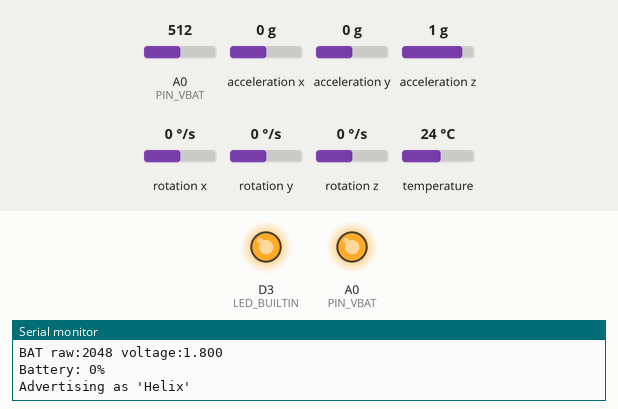
Simulated run of this sketch. Board: nRF52 board. Parts: output pins drawn as LEDs (lit = HIGH), the last lines printed to the serial monitor. The test bench sets the inputs (shaded band); at power-on: A0 (PIN_VBAT) = 512, acceleration x 0 g, acceleration y 0 g, acceleration z 1 g, rotation x 0 °/s, rotation y 0 °/s, rotation z 0 °/s, temperature 24 °C (analog values on the 0–1023 scale). A phone connects over Bluetooth LE 3 s after start.

Above: at 2.3 s.
At 3.1 s:
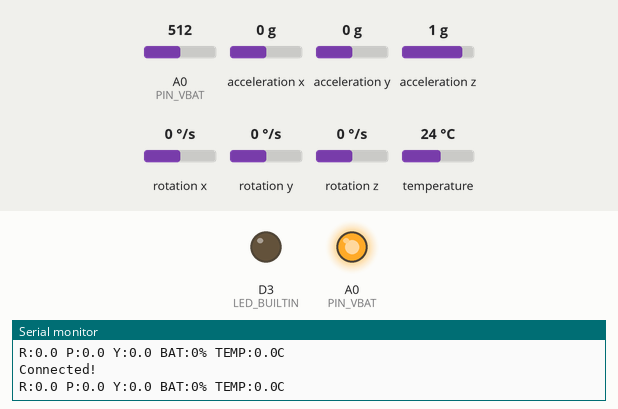
Timing chart, 0 to 4.6 s (numbered marks = the images above):
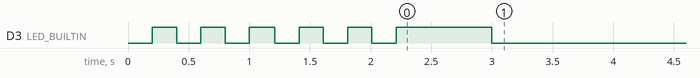

The sketch:

helix-imu.ino
```cpp
/*
 * Helix Firmware — helix-imu
 * XIAO nRF52840 Sense - BLE IMU Streamer
 *
 * Uses Bluefruit BLE stack (built into Seeed nRF52 Boards package)
 *
 * Required libraries (Library Manager):
 * - Seeed Arduino LSM6DS3 (by Seeed Studio)
 *
 * Board: Seeed nRF52 Boards → Seeed XIAO BLE Sense - nRF52840
 * (NOT the mbed-enabled variant)
 */

#include <bluefruit.h>
#include "LSM6DS3.h"
#include "Wire.h"

// BLE UUIDs
#define SERVICE_UUID      "917649A0-D98E-11E5-9EEC-0002A5D5C51B"
#define ORIENTATION_UUID  "917649A1-D98E-11E5-9EEC-0002A5D5C51B"
#define BATTERY_UUID      "917649A2-D98E-11E5-9EEC-0002A5D5C51B"
#define TEMPERATURE_UUID  "917649A3-D98E-11E5-9EEC-0002A5D5C51B"

// Battery pins (XIAO nRF52840 - non-mbed package)
// PIN_VBAT and VBAT_ENABLE are defined in the Seeed board variant
#ifndef PIN_VBAT
  #define PIN_VBAT A0   // fallback
#endif
#ifndef VBAT_ENABLE_PIN
  #define VBAT_ENABLE_PIN 14
#endif

// IMU
LSM6DS3 myIMU(I2C_MODE, 0x6A);

// BLE
BLEService        helixService    = BLEService(SERVICE_UUID);
BLECharacteristic orientationChar = BLECharacteristic(ORIENTATION_UUID);
BLECharacteristic batteryChar     = BLECharacteristic(BATTERY_UUID);
BLECharacteristic temperatureChar = BLECharacteristic(TEMPERATURE_UUID);

// Sensor fusion state
float roll = 0.0, pitch = 0.0, yaw = 0.0;
unsigned long lastUpdate     = 0;
unsigned long lastSerial     = 0;
unsigned long lastBattery    = 0;
unsigned long lastTemperature = 0;
const float alpha = 0.95; // Lower = faster response, higher = smoother

// Battery state
uint8_t batteryPercent = 0;
float temperature = 0.0;

void blink(int times, int ms = 200) {
  for (int i = 0; i < times; i++) {
    digitalWrite(LED_BUILTIN, LOW);
    delay(ms);
    digitalWrite(LED_BUILTIN, HIGH);
    delay(ms);
  }
}

void connect_callback(uint16_t conn_handle) {
  Serial.println("Connected!");
  digitalWrite(LED_BUILTIN, LOW);
}

void disconnect_callback(uint16_t conn_handle, uint8_t reason) {
  Serial.println("Disconnected");
  digitalWrite(LED_BUILTIN, HIGH);
  Bluefruit.Advertising.start(0);
}

uint8_t readBatteryPercent() {
  // XIAO nRF52840 battery read — Seeed documented method
  // PIN_VBAT (P0_31) via 1/2 voltage divider, 3.6V internal ref
  analogReadResolution(12);

  // Oversample for stability
  int raw = 0;
  for (int i = 0; i < 8; i++) {
    raw += analogRead(PIN_VBAT);
    delay(1);
  }
  raw /= 8;

  // 3.6V internal reference, 12-bit, no divider on PIN_VBAT
  float voltage = (float)raw * 3.6f / 4096.0f;

  Serial.print("BAT raw:"); Serial.print(raw);
  Serial.print(" voltage:"); Serial.println(voltage, 3);

  // LiPo: 3.2V = 0%, 4.2V = 100%
  float percent = (voltage - 3.2f) / (4.2f - 3.2f) * 100.0f;
  percent = constrain(percent, 0.0f, 100.0f);

  return (uint8_t)percent;
}

void setup() {
  pinMode(LED_BUILTIN, OUTPUT);
  digitalWrite(LED_BUILTIN, HIGH);

  // Disable battery read circuit by default (saves power)
  pinMode(VBAT_ENABLE_PIN, OUTPUT);
  digitalWrite(VBAT_ENABLE_PIN, HIGH);

  Serial.begin(115200);
  unsigned long t = millis();
  while (!Serial && millis() - t < 3000);

  Serial.println("Helix booting...");
  blink(2);

  // Init IMU
  Serial.println("Initializing IMU...");
  if (myIMU.begin() != 0) {
    Serial.println("IMU init FAILED!");
    while (1) { blink(5, 100); delay(500); }
  }
  Serial.println("IMU OK");
  blink(1);

  // Initial battery read
  batteryPercent = readBatteryPercent();
  Serial.print("Battery: "); Serial.print(batteryPercent); Serial.println("%");

  // Init BLE
  Bluefruit.begin();
  Bluefruit.setTxPower(4);
  Bluefruit.setName("Helix");
  Bluefruit.Periph.setConnectCallback(connect_callback);
  Bluefruit.Periph.setDisconnectCallback(disconnect_callback);

  helixService.begin();

  // Orientation: 12 bytes (roll, pitch, yaw as float32)
  orientationChar.setProperties(CHR_PROPS_READ | CHR_PROPS_NOTIFY);
  orientationChar.setPermission(SECMODE_OPEN, SECMODE_NO_ACCESS);
  orientationChar.setFixedLen(12);
  orientationChar.begin();

  // Battery: 1 byte (0-100%)
  batteryChar.setProperties(CHR_PROPS_READ | CHR_PROPS_NOTIFY);
  batteryChar.setPermission(SECMODE_OPEN, SECMODE_NO_ACCESS);
  batteryChar.setFixedLen(1);
  batteryChar.begin();
  batteryChar.write8(batteryPercent);

  // Temperature: 4 bytes (float32, °C)
  temperatureChar.setProperties(CHR_PROPS_READ | CHR_PROPS_NOTIFY);
  temperatureChar.setPermission(SECMODE_OPEN, SECMODE_NO_ACCESS);
  temperatureChar.setFixedLen(4);
  temperatureChar.begin();
  temperatureChar.write((uint8_t*)&temperature, 4);

  // Minimum connection interval for lowest latency
  Bluefruit.Periph.setConnInterval(6, 12);

  Bluefruit.Advertising.addFlags(BLE_GAP_ADV_FLAGS_LE_ONLY_GENERAL_DISC_MODE);
  Bluefruit.Advertising.addTxPower();
  Bluefruit.Advertising.addService(helixService);
  Bluefruit.ScanResponse.addName();
  Bluefruit.Advertising.restartOnDisconnect(true);
  Bluefruit.Advertising.setInterval(32, 244);
  Bluefruit.Advertising.setFastTimeout(30);
  Bluefruit.Advertising.start(0);

  Serial.println("Advertising as 'Helix'");
  blink(3);
}

void loop() {
  unsigned long now = millis();

  // IMU + BLE at 200Hz
  if (now - lastUpdate >= 5) {
    float dt = (now - lastUpdate) / 1000.0f;
    lastUpdate = now;
    updateOrientation(dt);
    if (Bluefruit.connected()) {
      sendBleData();
    }
  }

  // Battery read every 30 seconds
  if (now - lastBattery >= 30000) {
    lastBattery = now;
    batteryPercent = readBatteryPercent();
    if (Bluefruit.connected()) {
      batteryChar.notify8(batteryPercent);
    }
  }

  // Temperature read every 5 seconds
  if (now - lastTemperature >= 5000) {
    lastTemperature = now;
    temperature = myIMU.readTempC();
    if (Bluefruit.connected()) {
      temperatureChar.notify((uint8_t*)&temperature, 4);
    }
  }

  // Serial debug at 5Hz
  if (now - lastSerial >= 200) {
    lastSerial = now;
    Serial.print("R:"); Serial.print(roll, 1);
    Serial.print(" P:"); Serial.print(pitch, 1);
    Serial.print(" Y:"); Serial.print(yaw, 1);
    Serial.print(" BAT:"); Serial.print(batteryPercent);
    Serial.print("% TEMP:"); Serial.print(temperature, 1); Serial.println("C");
  }
}

// ============================================================
// AXIS REMAP — adjust if orientation feels wrong when worn
//
// The XIAO sits behind/on the ear, so physical axes may not
// match head axes. Change the signs or swap X/Y/Z here.
//
// Current mapping assumes USB port facing DOWN on right ear:
//   Head YAW   (left/right turn) = IMU gyro Y
//   Head PITCH (nod up/down)     = IMU gyro X
//   Head ROLL  (tilt ear to shoulder) = IMU gyro Z
//
// If axes feel swapped, change which gyro/accel axis maps where.
// If direction is inverted, flip the sign (e.g. -gyroX).
// ============================================================
void updateOrientation(float dt) {
  float aX = myIMU.readFloatAccelX();
  float aY = myIMU.readFloatAccelY();
  float aZ = myIMU.readFloatAccelZ();
  float gX = myIMU.readFloatGyroX();
  float gY = myIMU.readFloatGyroY();
  float gZ = myIMU.readFloatGyroZ();

  // Remap to head space — tweak these if axes feel wrong
  float accelRoll  = -aY;  // nod down = positive pitch
  float accelPitch = -aX;  // tilt right = positive roll
  float accelRef   = aZ;   // reference axis (gravity)
  float gyroRoll   = -gZ;  // tilt right = positive roll
  float gyroPitch  = -gY;  // nod down = positive pitch
  float gyroYaw    = -gX;  // turn right = positive yaw

  float rollAccel  = atan2(accelRoll, accelRef) * RAD_TO_DEG;
  float pitchAccel = atan2(-accelPitch, sqrt(accelRoll * accelRoll + accelRef * accelRef)) * RAD_TO_DEG;

  yaw += gyroYaw * dt;
  if (yaw >  180.0) yaw -= 360.0;
  if (yaw < -180.0) yaw += 360.0;

  roll  = alpha * (roll  + gyroRoll  * dt) + (1.0 - alpha) * rollAccel;
  pitch = alpha * (pitch + gyroPitch * dt) + (1.0 - alpha) * pitchAccel;
}

void sendBleData() {
  float data[3] = { roll, pitch, yaw };
  orientationChar.notify((uint8_t*)data, 12);
}
```

Measured:
- by itself, D3 (LED_BUILTIN): goes 4 × (LOW 0.20 s, HIGH 0.20 s), LOW 0.20 s, HIGH 0.79 s, then LOW
